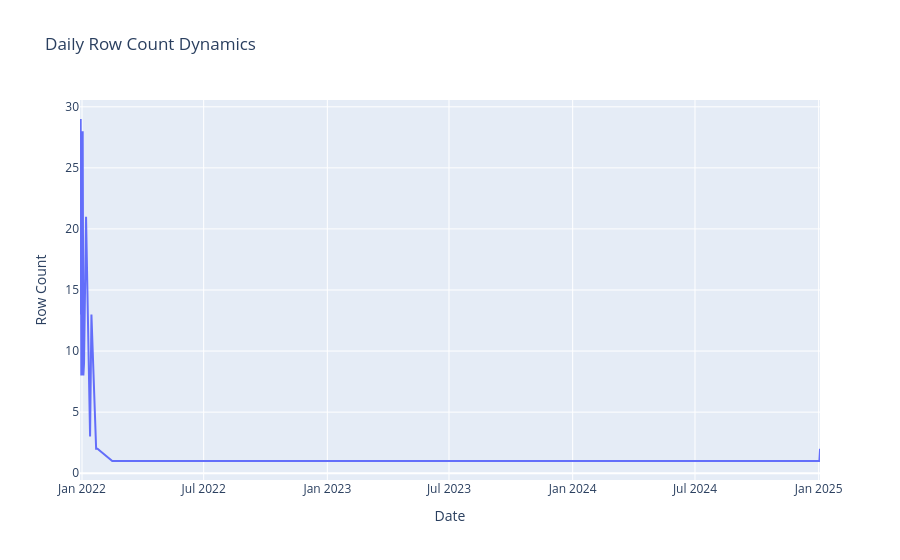

Here is the notebook cell this chart was saved with:
### Code cell
w_translated['time_added'] = pd.to_datetime(w_translated['time_added'])
daily_counts = w_translated.groupby(w_translated['time_added'].dt.date).size().reset_index(name='count')
daily_counts.rename(columns={'time_added': 'date'}, inplace=True)
fig = px.line(daily_counts, x='date', y='count', title='Daily Row Count Dynamics', labels={'count': 'Row Count', 'date': 'Date'})
fig.show()

### Figure 1 — Plotly figure (JSON) as saved in the notebook; plotly's stock layout.template omitted (floating-point values rounded to 4 significant figures)
{"data": [{"hovertemplate": "Date=%{x}<br>Row Count=%{y}<extra></extra>", "legendgroup": "", "line": {"color": "#636efa", "dash": "solid"}, "marker": {"symbol": "circle"}, "mode": "lines", "name": "", "orientation": "v", "showlegend": false, "type": "scatter", "x": ["2021-12-29", "2021-12-30", "2021-12-31", "2022-01-01", "2022-01-02", "2022-01-03", "2022-01-04", "2022-01-07", "2022-01-13", "2022-01-15", "2022-01-22", "2022-01-24", "2022-02-15", "2022-02-19", "2025-01-02", "2025-01-03"], "xaxis": "x", "y": [13, 29, 8, 15, 28, 8, 9, 21, 3, 13, 2, 2, 1, 1, 1, 2], "yaxis": "y"}], "layout": {"legend": {"tracegroupgap": 0}, "title": {"text": "Daily Row Count Dynamics"}, "xaxis": {"anchor": "y", "domain": [0, 1], "title": {"text": "Date"}}, "yaxis": {"anchor": "x", "domain": [0, 1], "title": {"text": "Row Count"}}}}
